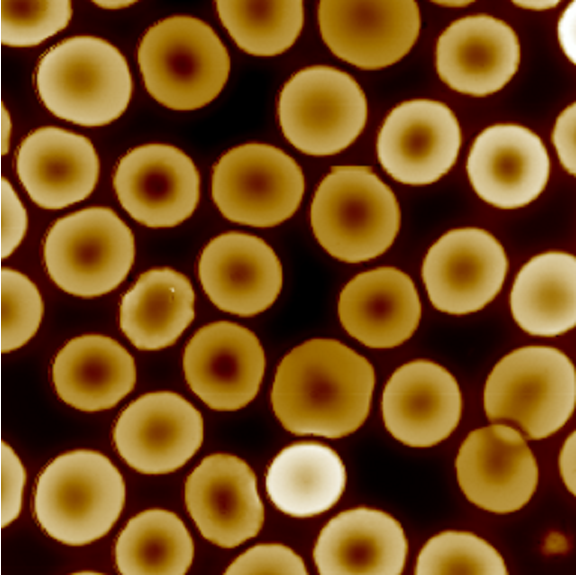
#> input picture python/project(CS)/test12.bmp, 576 x 575 px, found by its file name
$ python Sobel_filter.py   (older library calls are emulated)
#> lines starting #> are read from the running program, lines starting #| are printed output that depends on the picture; after the words box and inside, x2 and y2 are one past the last pixel; in counts of white or black regions, pixels touching at a corner belong together; long printed decimals are rounded
### python/project(CS)/findold.py
import cv2
import numpy as np
import matplotlib.pyplot as plt
from scipy.optimize import curve_fit as fit

def find(onebit,original_center):
    new_center=[0,0]
    new_center[0]=original_center[0]
    new_center[1]=original_center[1]
    r_biggest=0
    i=0
    j=0
    r_calc=0

    while onebit[original_center[1]+i,original_center[0]+j]==0:
        i+=1
    r_calc+=i
    i=0
    while onebit[original_center[1]-i,original_center[0]+j]==0:
        i+=1
    r_calc+=i

    r_biggest=r_calc

    while r_calc>0:
        i=0
        r_calc=0
        j-=1

        while onebit[original_center[1]+i,original_center[0]+j]==0:
            i+=1
        r_calc+=i
        i=0
        while onebit[original_center[1]-i,original_center[0]+j]==0:
            i+=1
        r_calc+=i
        if r_calc>r_biggest:
            new_center[0]=original_center[0]+j
            r_biggest=r_calc


    r_calc=r_biggest
    j=0
    while r_calc>0:
        r_calc=0
        j+=1
        i=0
        while onebit[original_center[1]+i,original_center[0]+j]==0:
            i+=1
        r_calc+=i
        i=0
        while onebit[original_center[1]-i,original_center[0]+j]==0:
            i+=1
        r_calc+=i
        if r_calc>r_biggest:
            new_center[0]=original_center[0]+j
            r_biggest=r_calc

    #==========
    r_biggest=0
    i=0
    j=0
    r_calc=0

    while onebit[original_center[1]+j,original_center[0]+i]==0:
        i+=1
    r_calc+=i
    i=0
    while onebit[original_center[1]+j,original_center[0]-i]==0:
        i+=1
    r_calc+=i

    r_biggest=r_calc

    while r_calc>0:
        i=0
        r_calc=0
        j-=1
        while onebit[original_center[1]+j,original_center[0]+i]==0:
            i+=1
        r_calc+=i
        i=0
        while onebit[original_center[1]+j,original_center[0]-i]==0:
            i+=1
        r_calc+=i
        if r_calc>r_biggest:
            new_center[1]=original_center[1]+j
            r_biggest=r_calc

    j=0
    r_calc=r_biggest
    while r_calc>0:
        i=0
        r_calc=0
        j+=1
        while onebit[original_center[1]+j,original_center[0]+i]==0:
            i+=1
        r_calc+=i
        i=0
        while onebit[original_center[1]+j,original_center[0]-i]==0:
            i+=1
        r_calc+=i
        if r_calc>r_biggest:
            new_center[1]=original_center[1]+j
            r_biggest=r_calc

    #print("r_biggest",r_biggest)
    return new_center

# [118 lines left out: functions trace, take_line, Circle, not called in this run]


# [52 lines that do not run on import are left out]


### python/project(CS)/Sobel_filter.py
import cv2
import numpy as np
import matplotlib.pylab as plt
from PIL import Image
import copy
from findold import find, trace, take_line
index_of_circle = 0
def Sobelfilter(image_imread,visible=True):

    laplacian = cv2.Laplacian(image_imread,cv2.CV_64F)
    sobelx = cv2.Sobel(image_imread,cv2.CV_64F,1,0,ksize=3)
    sobely = cv2.Sobel(image_imread,cv2.CV_64F,0,1,ksize=3)
    image_Sobel = np.uint8(np.absolute(sobely))
    x = cv2.convertScaleAbs(sobelx)
    y = cv2.convertScaleAbs(sobely)
    image_Sobel = cv2.addWeighted(x,0.5,y,0.5,0)

    if(visible):
        cv2.imshow('detected circles',image_Sobel)
        cv2.waitKey(0)
        cv2.destroyAllWindows()
    return image_Sobel

def HighCircle(image_imread,image_Sobel,Rrange,visible=True):
    cimg = cv2.cvtColor(image_Sobel,cv2.COLOR_GRAY2BGR)
    #img = cv2.medianBlur(edges,5)
    circles = cv2.HoughCircles(image_Sobel,cv2.HOUGH_GRADIENT,1,80,param1=10,param2=30,minRadius=Rrange[0],maxRadius=Rrange[1])
    #circles = cv2.HoughCircles(img,cv2.HOUGH_GRADIENT,1,1000,param1=10,param2=1,minRadius=Rrange[0],maxRadius=Rrange[1])
    circles = np.uint16(np.around(circles))
    center = []
    for i in circles[0,:]:
        rad = (i[0],i[1]),i[2],(0,255,0),2
        center.append([i[0],i[1]])
        if(len(center)-1==index_of_circle):
            cv2.circle(cimg,(i[0],i[1]),i[2],(0,255,0),2) # draw the outer circle
            cv2.circle(cimg,(i[0],i[1]),2,(0,0,255),3) # draw the center of the circle

    if(visible):
        cv2.imshow('detected circles',cimg)
        cv2.waitKey(0)
        cv2.destroyAllWindows()

    g=cv2.inRange(image_imread,90,110)
    for i in range(len(center)):
        if(i==index_of_circle):
            center[i] = find(g,center[i])
            break
    return center

# [84 lines left out: functions Radiusline, Radiuscal, not called in this run]


filename = "test11.bmp"
path = "D:/program/vscode_workspace/private/data/project_image(CS)/unhealth/"
filename = "test12.bmp"
path = "D:/program/vscode_workspace/private/data/project_image(CS)/health/"
image_PIL = Image.open(path+filename)
#> image_PIL is the input picture: PIL image 576x575 RGB; mean R, G, B 117.4, 77.2, 29.3
image_imread = cv2.imread(path+filename)
image_imread_gray = cv2.imread(path+filename,0)
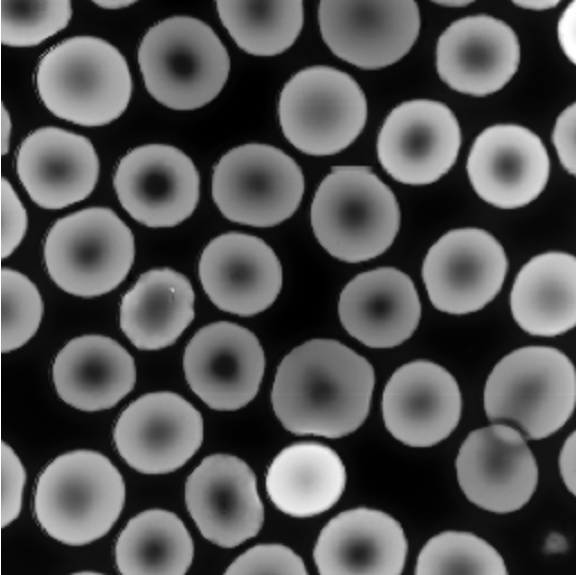
#> image_imread_gray: shape (575, 576); min 0, max 255, mean 83.8

Rrange = [30 , 40]
#Rrange = [80 , 100]
#Rrange = [230 , 250] #單顆健康
#Rrange = [100 , 150]
visible = True
Pixellength = 50/image_PIL.size[0]
#> Pixellength = 0.0868
print(image_PIL.size)
#| (576, 575)
print(Pixellength)
#| 0.08681

image_Sobel = Sobelfilter(image_imread_gray,visible)
#> in Sobelfilter, `sobelx = cv2.Sobel(image_imread,cv2.CV_64F,1,0,ksize=3)`:
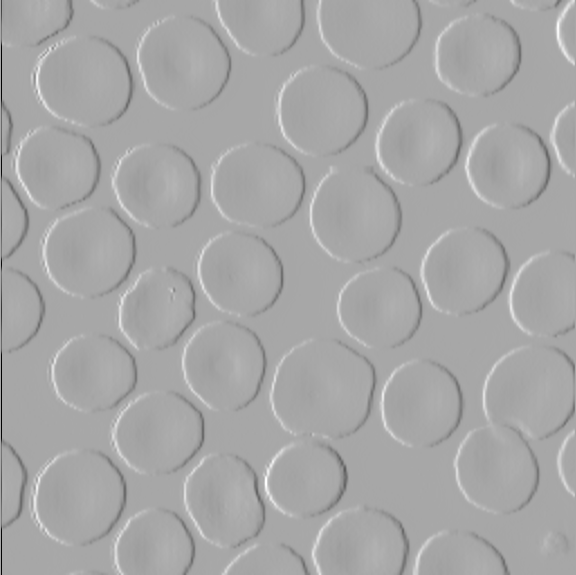
#> sobelx: shape (575, 576) float64; min -1008, max 527, mean -1; drawn with min black and max white
#> in Sobelfilter, `sobely = cv2.Sobel(image_imread,cv2.CV_64F,0,1,ksize=3)`:
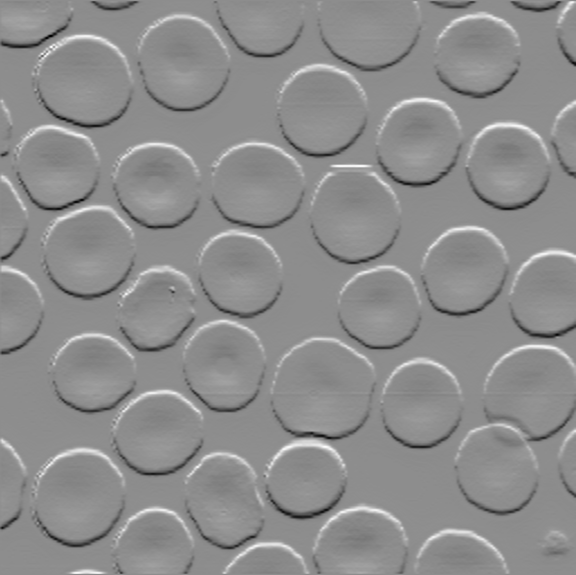
#> sobely: shape (575, 576) float64; min -431, max 347, mean 0.1; drawn with min black and max white
#> in Sobelfilter, `x = cv2.convertScaleAbs(sobelx)`:
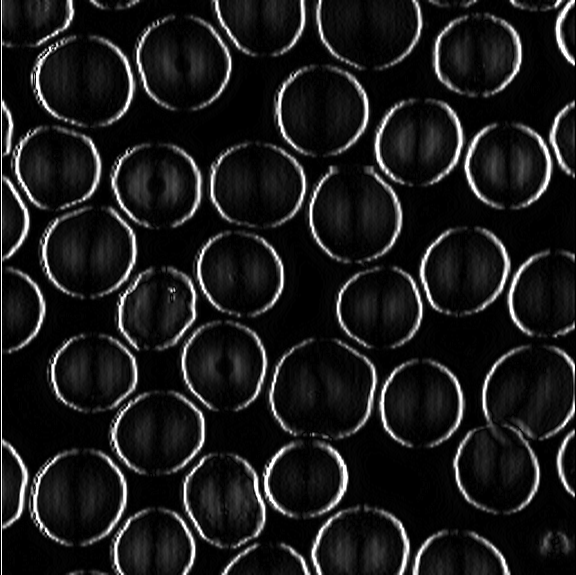
#> x: shape (575, 576); min 0, max 255, mean 27.2
#> in Sobelfilter, `image_Sobel = cv2.addWeighted(x,0.5,y,0.5,0)`:
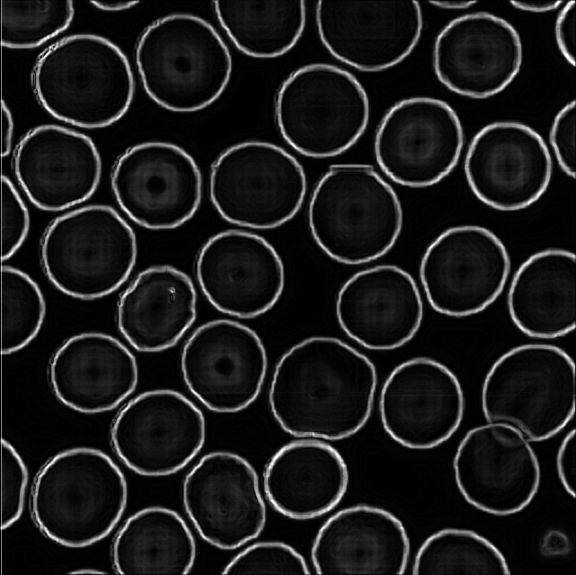
#> image_Sobel: shape (575, 576); min 0, max 255, mean 26.9
center = HighCircle(image_imread_gray,image_Sobel,Rrange,visible)
#> in HighCircle, `circles = cv2.HoughCircles(image_Sobel,cv2.HOUGH_GRADIENT,1,80,param1=..`: circles = 28 rows, first 8: [306.5, 477.5, 39.4], [223.5, 362.5, 39.4], [508.5, 166.5, 39.4], [161.5, 428.5, 39.4], [88.5, 374.5, 37.2], [353.5, 206.5, 39.4], [477.5, 52.5, 39.4], [262.5, 185.5, 39.4]
#> in HighCircle, `circles = np.uint16(np.around(circles))`: circles = 28 rows, first 8: [306, 478, 39], [224, 362, 39], [508, 166, 39], [162, 428, 39], [88, 374, 37], [354, 206, 39], [478, 52, 39], [262, 186, 39]
#> the loop in HighCircle, `for i in circles[0,:]:` made 28 passes
#> rad on passes 1 to 12: ((306, 478), 39, (0, 255, 0), 2), ((224, 362), 39, (0, 255, 0), 2), ((508, 166), 39, (0, 255, 0), 2), ((162, 428), 39, (0, 255, 0), 2), ((88, 374), 37, (0, 255, 0), 2), ((354, 206), 39, (0, 255, 0), 2), ((478, 52), 39, (0, 255, 0), 2), ((262, 186), 39, (0, 255, 0), 2), ((500, 476), 39, (0, 255, 0), 2), ((82, 250), 39, (0, 255, 0), 2), ((414, 148), 39, (0, 255, 0), 2), ((76, 86), 34, (0, 255, 0), 2)
#> after the loop in HighCircle, `for i in circles[0,:]:`:
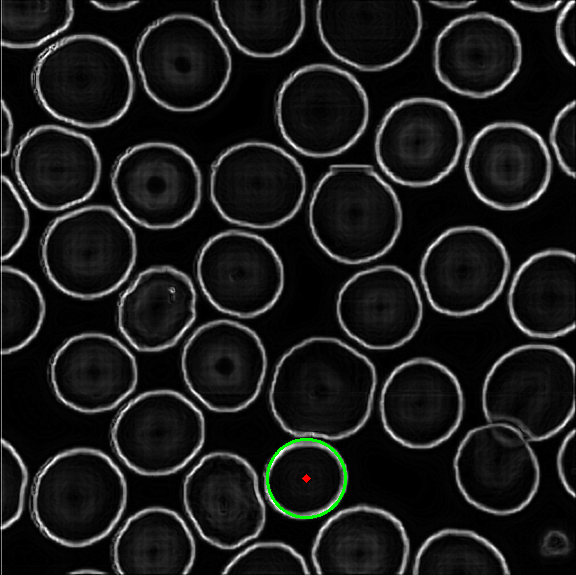
#> cimg: shape (575, 576, 3); mean B, G, R 26.6, 27.2, 26.7
#> after the loop in HighCircle, `for i in circles[0,:]:`: center = 28 pairs, first value 60 to 548, second value 18 to 546
#> in HighCircle, `g=cv2.inRange(image_imread,90,110)`:
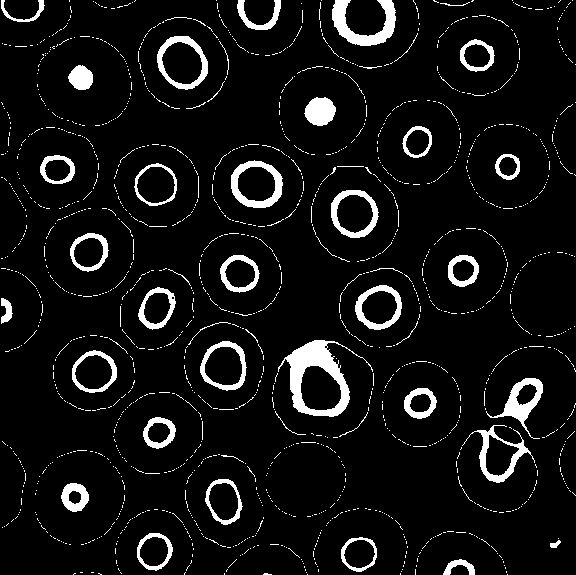
#> g: shape (575, 576); 7.2% white; 1495 white regions (1441 under 20 px), largest, box (x1, y1, x2, y2) and area: (278, 340, 373, 417) 2271, (332, 0, 396, 46) 1292, (231, 160, 283, 208) 952
#> the loop in HighCircle, `for i in range(len(center)):` made 1 pass
#> (the run stopped early here; a loop or call above may not have finished)

$ run again, with python/project(CS)/health2.bmp copied over python/project(CS)/test12.bmp
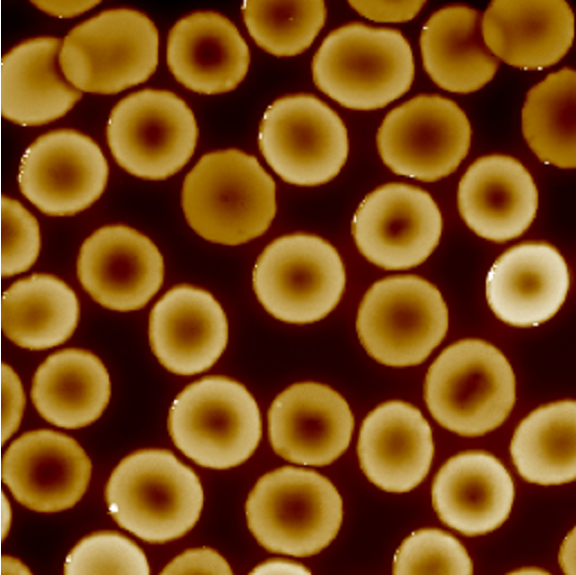
#> input picture python/project(CS)/health2.bmp, 576 x 575 px, found by its file name
#> image_PIL is the input picture: PIL image 576x575 RGB; mean R, G, B 120.2, 73.3, 23.6
#| (576, 575)
#| 0.08681
#> in HighCircle, `circles = cv2.HoughCircles(image_Sobel,cv2.HOUGH_GRADIENT,1,80,param1=..`: circles = 26 rows, first 8: [68.5, 389.5, 39.4], [186.5, 336.5, 39.4], [495.5, 200.5, 39.4], [39.5, 311.5, 39.4], [414.5, 142.5, 37.2], [209.5, 58.5, 37.2], [206.5, 415.5, 37.2], [395.5, 455.5, 37.2]
#> in HighCircle, `circles = np.uint16(np.around(circles))`: circles = 26 rows, first 8: [68, 390, 39], [186, 336, 39], [496, 200, 39], [40, 312, 39], [414, 142, 37], [210, 58, 37], [206, 416, 37], [396, 456, 37]
#> the loop in HighCircle, `for i in circles[0,:]:` made 26 passes
#> rad on passes 1 to 8: ((68, 390), 39, (0, 255, 0), 2), ((186, 336), 39, (0, 255, 0), 2), ((496, 200), 39, (0, 255, 0), 2), ((40, 312), 39, (0, 255, 0), 2), ((414, 142), 37, (0, 255, 0), 2), ((210, 58), 37, (0, 255, 0), 2), ((206, 416), 37, (0, 255, 0), 2), ((396, 456), 37, (0, 255, 0), 2)
#> after the loop in HighCircle, `for i in circles[0,:]:`:
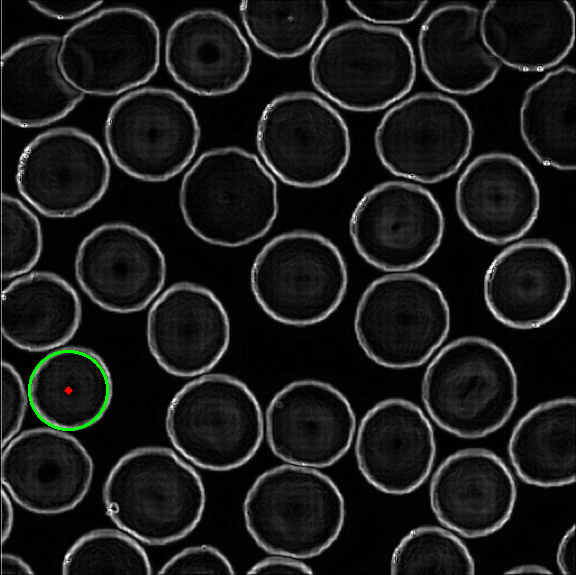
#> cimg: shape (575, 576, 3); mean B, G, R 26.9, 27.5, 26.9
#> after the loop in HighCircle, `for i in circles[0,:]:`: center = 26 pairs, first value 40 to 546, second value 54 to 510
#> in HighCircle, `g=cv2.inRange(image_imread,90,110)`:
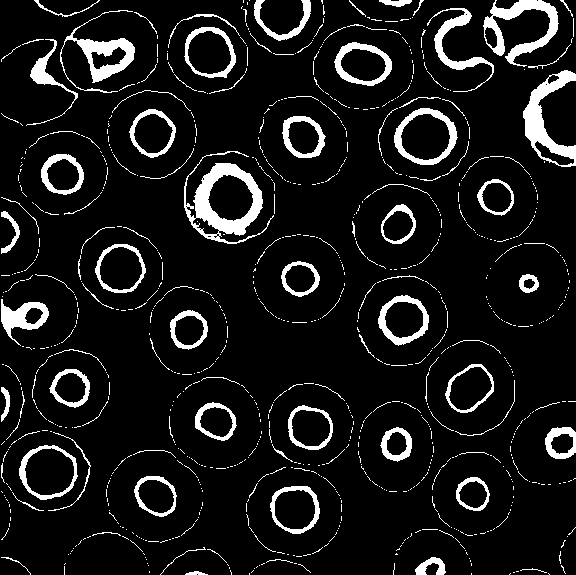
#> g: shape (575, 576); 9.3% white; 899 white regions (786 under 20 px), largest, box (x1, y1, x2, y2) and area: (184, 151, 274, 244) 2641, (523, 70, 576, 167) 1837, (483, 0, 559, 67) 1719
#> the loop in HighCircle, `for i in range(len(center)):` made 1 pass
#> colum = [[], 387]
#> after the loop in take_line, `for i in range(2):`: temp_center = [73, 387]
#> the loop in take_line, `while temp_center[0]>0 and temp_center[1]>0:` made 73 passes
#> after the loop in take_line, `while temp_center[0]>0 and temp_center[1]>0:`: temp_center = [0, 314]
#> after the loop in take_line, `while temp_center[0]<len(gray[0])-1 and temp_center[1]<len(gray)-1:`: slope_p = 2 items; temp_center = [260, 574]; times = 260
#> after the loop in take_line, `for i in range(2):`: temp_center = [73, 387]
#> the loop in take_line, `while temp_center[0]>0 and temp_center[1]<len(gray)-1:` made 73 passes
#> after the loop in take_line, `while temp_center[0]>0 and temp_center[1]<len(gray)-1:`: temp_center = [0, 460]
#> after the loop in take_line, `while temp_center[0]<len(gray[0])-1 and temp_center[1]>0:`: slope_n = 2 items; temp_center = [460, 0]; times = 460
#> after the loop in Radiusline, `for i in range(4):`: bright = 4 items; center_of_index = [73, 387, 73, 73]
#> `data , bright , center_of_index = Radiusline(image_imread,image_imread..`: bright = 4 items; center_of_index = [73, 387, 73, 73]
#> the loop in Radiuscal, `for index in range(len(bright)):` made 3 passes
#> (printed output is left out)

$ run again, with python/project(CS)/multibad1.bmp copied over python/project(CS)/test12.bmp
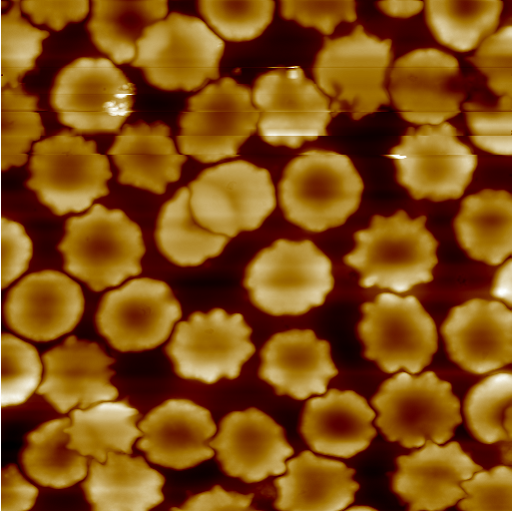
#> input picture python/project(CS)/multibad1.bmp, 512 x 511 px, found by its file name
#> image_PIL is the input picture: PIL image 512x511 RGB; mean R, G, B 128.7, 78.1, 19.6
#| (512, 511)
#| 0.09766
#> in HighCircle, `circles = cv2.HoughCircles(image_Sobel,cv2.HOUGH_GRADIENT,1,80,param1=..`: circles = [[341.5, 423.5, 35], [140.5, 311.5, 36.1], [41.5, 307.5, 31.6], [188.5, 233.5, 33.8], [329.5, 188.5, 34.9], [248.5, 447.5, 35], [218.5, 121.5, 33.8], [57.5, 450.5, 33.8], [425.5, 82.5, 33.8], [57.5, 157.5, 33.8], [241.5, 8.5, 30.5]]
#> in HighCircle, `circles = np.uint16(np.around(circles))`: circles = [[342, 424, 35], [140, 312, 36], [42, 308, 32], [188, 234, 34], [330, 188, 35], [248, 448, 35], [218, 122, 34], [58, 450, 34], [426, 82, 34], [58, 158, 34], [242, 8, 30]]
#> the loop in HighCircle, `for i in circles[0,:]:` made 11 passes
#> rad on passes 1 to 8: ((342, 424), 35, (0, 255, 0), 2), ((140, 312), 36, (0, 255, 0), 2), ((42, 308), 32, (0, 255, 0), 2), ((188, 234), 34, (0, 255, 0), 2), ((330, 188), 35, (0, 255, 0), 2), ((248, 448), 35, (0, 255, 0), 2), ((218, 122), 34, (0, 255, 0), 2), ((58, 450), 34, (0, 255, 0), 2)
#> after the loop in HighCircle, `for i in circles[0,:]:`:
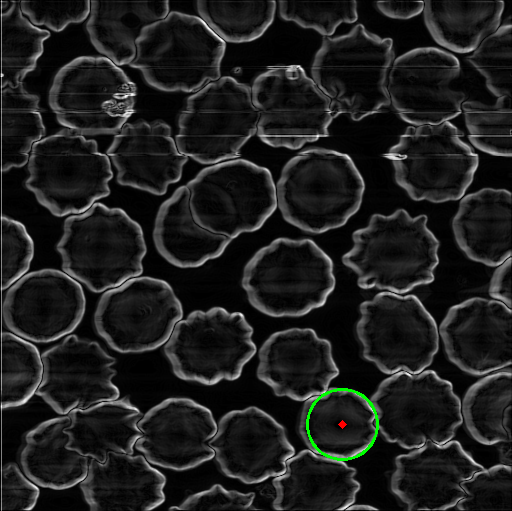
#> cimg: shape (511, 512, 3); mean B, G, R 30.4, 31, 30.5
#> after the loop in HighCircle, `for i in circles[0,:]:`: center = [[342, 424], [140, 312], [42, 308], [188, 234], [330, 188], [248, 448], [218, 122], [58, 450], [426, 82], [58, 158], [242, 8]]
#> in HighCircle, `g=cv2.inRange(image_imread,90,110)`:
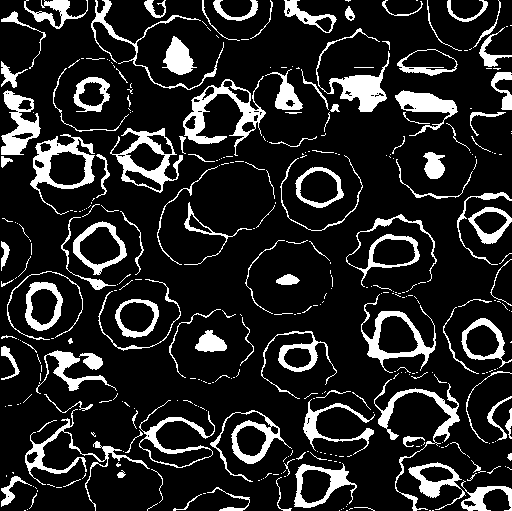
#> g: shape (511, 512); 14.9% white; 360 white regions (239 under 20 px), largest, box (x1, y1, x2, y2) and area: (183, 76, 266, 156) 1737, (316, 28, 390, 112) 1478, (30, 134, 95, 215) 1457
#> the loop in HighCircle, `for i in range(len(center)):` made 1 pass
